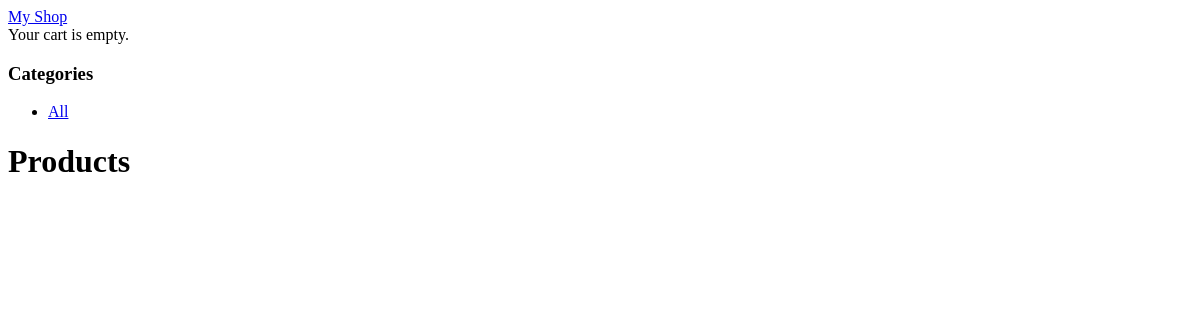
The app's page /, older data.
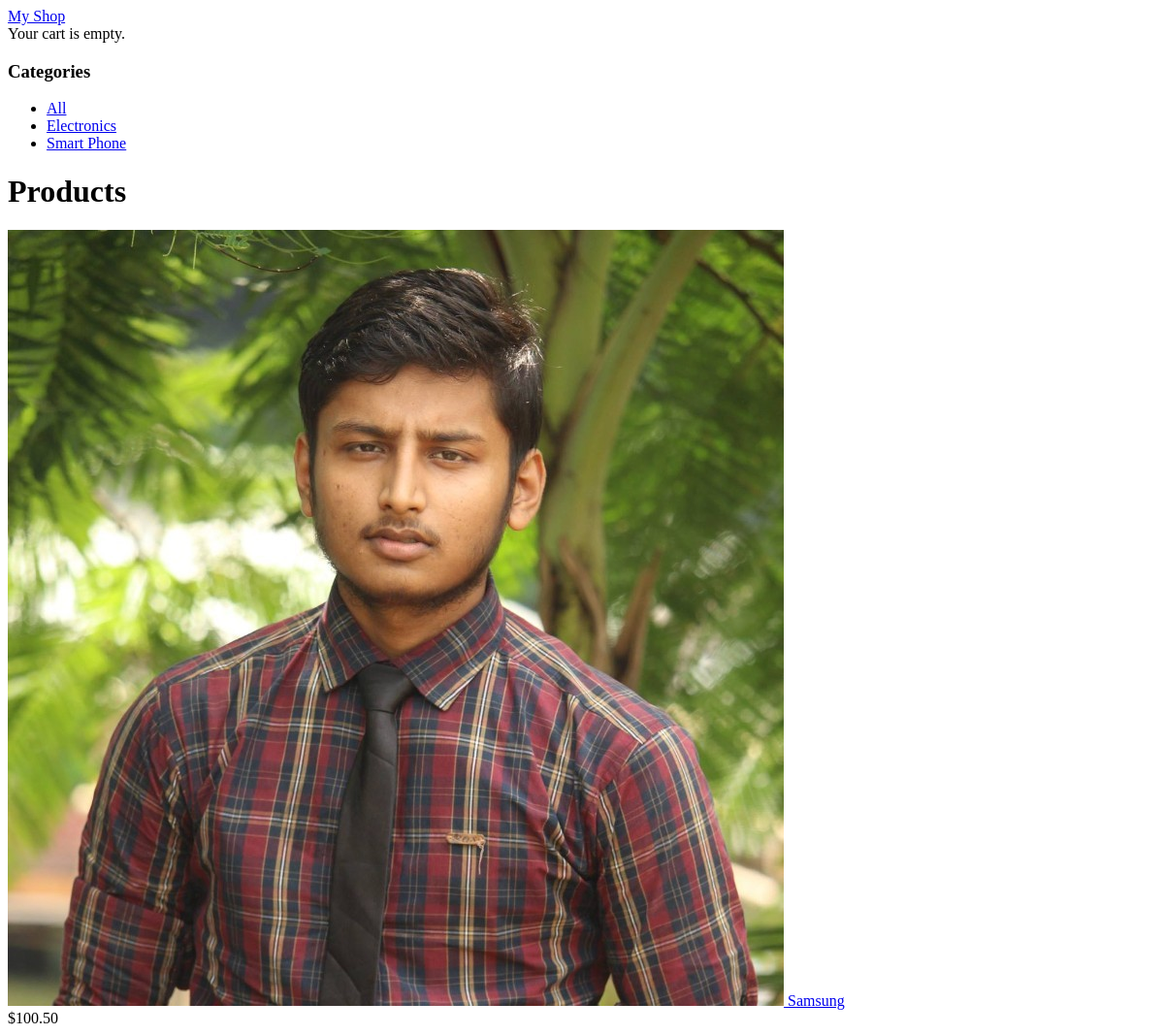
The same page, newer data.
### shop/models.py (models this page shows, shortened)
class Category(models.Model):
    name = models.CharField(max_length=200, db_index=True)
    slug = models.SlugField(max_length=200, unique=True)
    class Meta:
        ordering = ('name',)
        verbose_name = 'category'
        verbose_name_plural = 'categories'
    def get_absolute_url(self):
        return reverse('shop:product_list_by_category',
                       args=[self.slug])

class Product(models.Model):
    category = models.ForeignKey(Category, related_name='products', on_delete=models.CASCADE)
    name = models.CharField(max_length=200, db_index=True)
    slug = models.SlugField(max_length=200, db_index=True)
    image = models.ImageField(upload_to='products/%Y/%m/%d', blank=True)
    description = models.TextField(blank=True)
    price = models.DecimalField(max_digits=10, decimal_places=2)
    available = models.BooleanField(default=True)
    created = models.DateTimeField(auto_now_add=True)
    updated = models.DateTimeField(auto_now_add=True)
    class Meta:
        ordering = ('name',)
        index_together = (('id', 'slug'),)
    def get_absolute_url(self):
        return reverse('shop:product_detail',
                        args=[self.id, self.slug])

### shop/views.py (the view)
# urls.py: path('', views.product_list, name='product_list'),
def product_list(request, category_slug=None):
    category = None
    categories = Category.objects.all()
    products = Product.objects.filter(available=True)
    if category_slug:
        category = get_object_or_404(Category, slug=category_slug)
        products = products.filter(category=category)
    return render(request, 'shop/product/list.html',
                  {'category': category,
                   'categories': categories,
                   'products': products})

### cart/cart.py (called while the page is built)
    def __len__(self):
        return sum(item['quantity'] for item in self.cart.values())

### cart/context_processors.py (called while the page is built)
def cart(request):
    return {'cart': Cart(request)}

### templates/shop/product/list.html (shortened to what this page needs)
{% extends 'shop/base.html' %}
{% load static %}
{% block content %}
<div id="sidebar">
    <h3>Categories</h3>
    <ul>
        <li {% if not category %}class="selected"{% endif %}>
            <a href="{% url 'shop:product_list' %}">All</a>
        </li>
        {% for c in categories %}
        <li {% if category.slug == c.slug %}class="selected" {% endif %}>
            <a href="{{ c.get_absolute_url }}">{{c.name}}</a>
        </li>
        {% endfor %}
    </ul>
</div>
<div id="main" class="product-list">
    <h1>{% if category %}{{category.name}} {% else %}Products{% endif %}</h1>
    {% for product in products %}
    <div class="item">
        <a href="{{ product.get_absolute_url }}" >
            <img src="{% if product.image %} {{product.image.url}}
            {% else %}{% static 'img/no_image.png' %}{% endif %}">
        </a>
        <a href="{{product.get_absolute_url }}">{{product.name}}</a>
        <br>
        ${{product.price}}
    </div>
    {% endfor %}
</div>
{% endblock %}

Row changes from the older to the newer data that the page shows:
added Category: name "Electronics"
added Category: name "Smart Phone"
added Product: image (picture), name "Samsung", price "100.50"
